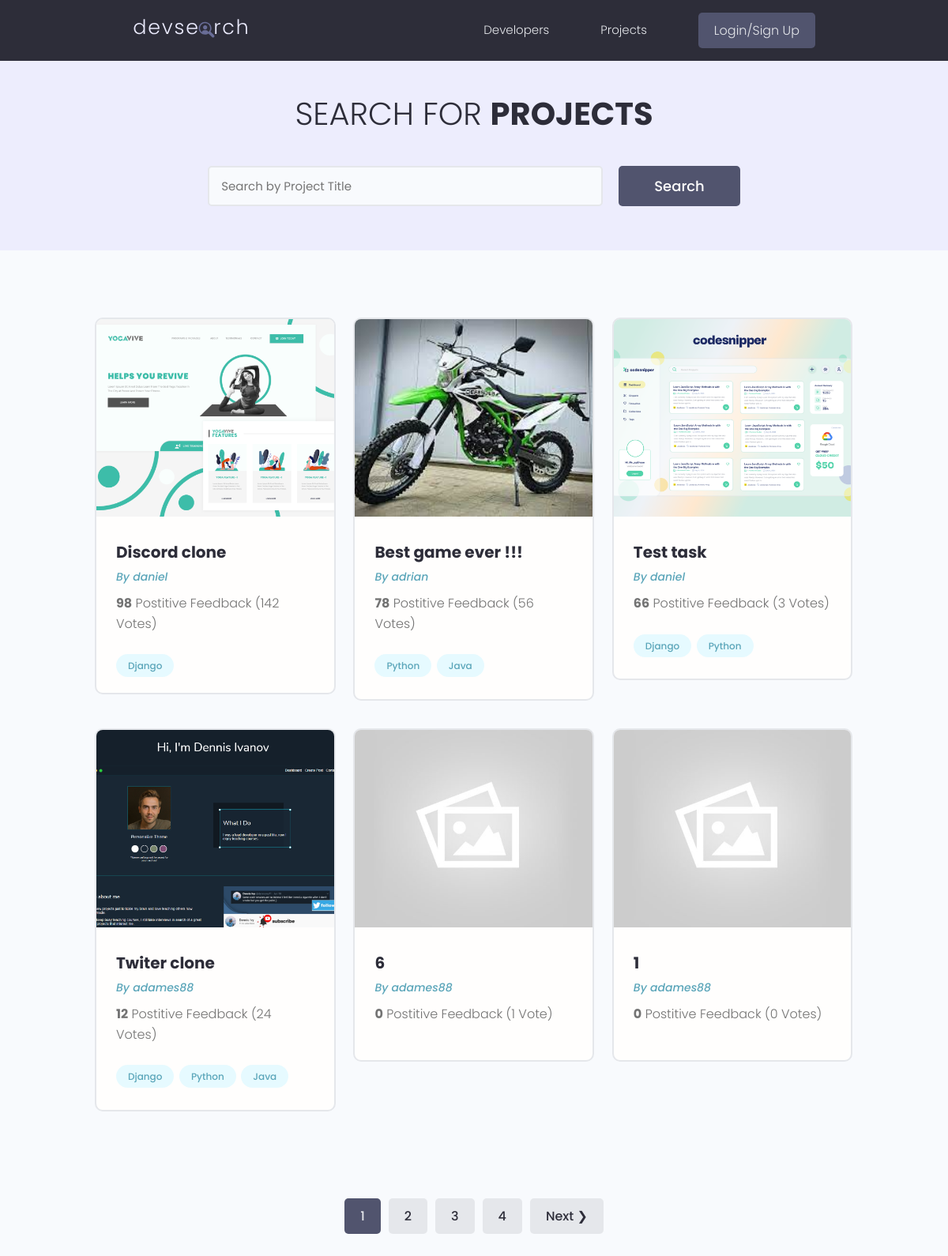
The page /projects/ on the database as committed earlier.
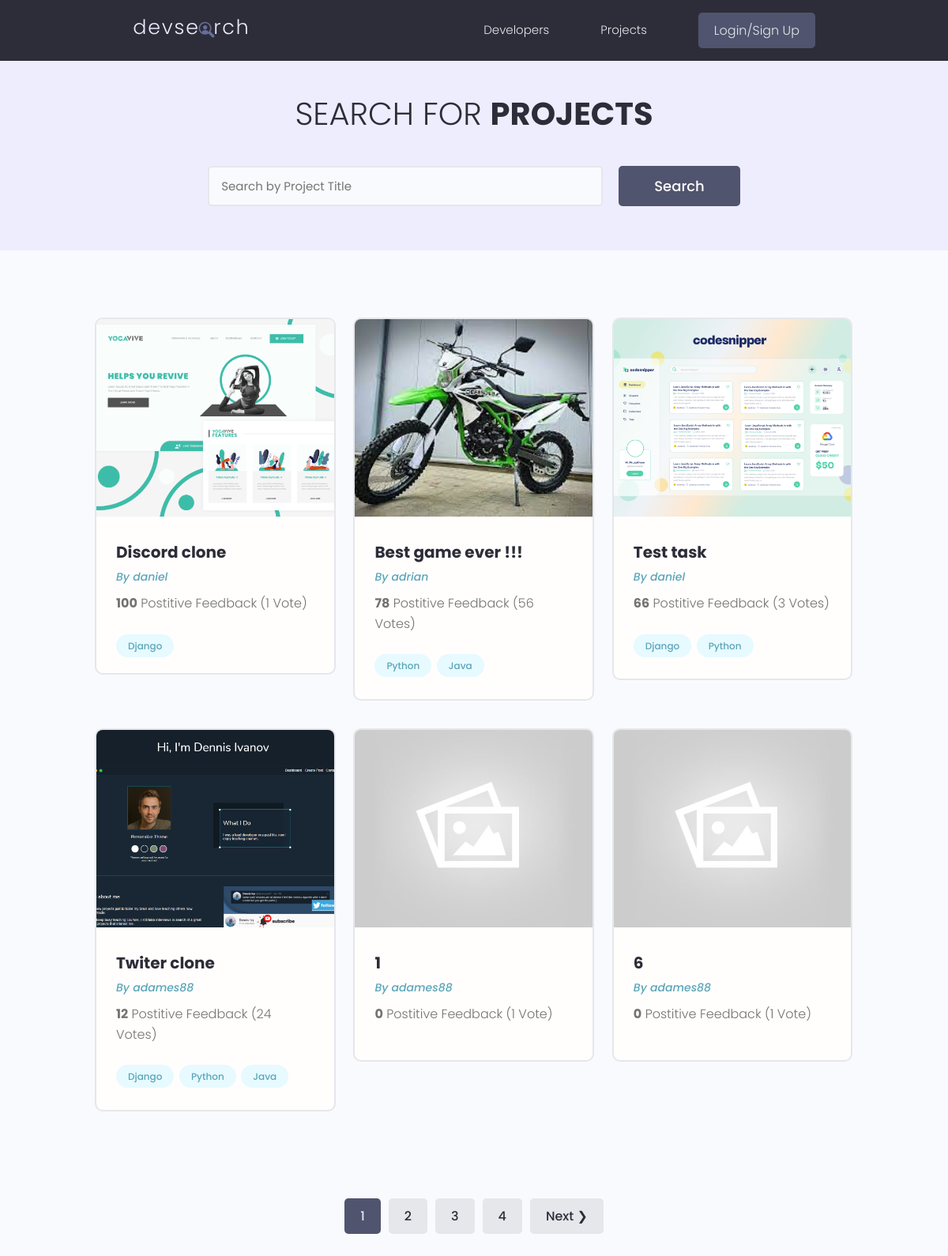
The same page on the database as committed later.
### projects/models.py (models this page shows, shortened)
class Project(models.Model):
    id = models.UUIDField(default=uuid.uuid4, unique=True,
    primary_key=True, editable=False)
    owner = models.ForeignKey(Profile, on_delete=models.SET_NULL,null=True,blank=True)
    title = models.CharField(max_length=200)
    description = models.TextField(null=True, blank=True)
    featured_image = models.ImageField(null=True,blank=True, default="default.jpg")
    demo_link = models.CharField(max_length=2000,null=True,blank=True)
    source_link = models.CharField(max_length=2000,null=True,blank=True)
    tags = models.ManyToManyField("Tag",blank=True )
    vote_total = models.IntegerField(default=0, null=True,blank=True)
    vote_ratio = models.IntegerField(default=0, null=True,blank=True)
    created = models.DateTimeField(auto_now_add=True)
    updated = models.DateTimeField(auto_now=True)
    class Meta:
        ordering = ["-vote_ratio","-vote_total", "title"]

class Tag (models.Model):
    id = models.UUIDField(default=uuid.uuid4, unique=True,
    primary_key=True, editable=False)
    name = models.CharField(max_length=200)
    created = models.DateTimeField(auto_now_add=True)
    def __str__(self):
        return self.name

### users/models.py (models this page shows)
class Profile(models.Model):
    id = models.UUIDField(default=uuid.uuid4, unique=True,
    primary_key=True, editable=False)
    user = models.OneToOneField(User, on_delete=models.CASCADE, null=True,blank=True)
    name = models.CharField(max_length=200, blank=True, null=True)
    username = models.CharField(max_length=200, blank=True, null=True)
    location = models.CharField(max_length=200, blank=True, null=True)
    email = models.EmailField(max_length=300, null= True, blank=True)
    short_info = models.CharField(max_length=200, blank=True, null=True)
    bio = models.TextField(blank=True, null=True)
    profile_image = models.ImageField(blank=True, null=True, upload_to="profiles/", default="profiles/user-default.png")
    social_github = models.CharField(max_length=200, blank=True, null=True)
    social_twitter = models.CharField(max_length=200, blank=True, null=True)
    social_linkedin = models.CharField(max_length=200, blank=True, null=True)
    social_youtube = models.CharField(max_length=200, blank=True, null=True)
    social_website = models.CharField(max_length=200, blank=True, null=True)
    social_stackoverflow = models.CharField(max_length=200, blank=True, null=True)
    created = models.DateTimeField(auto_now_add=True)
    def __str__(self):
        return str(self.username)

### projects/views.py (the view)
# urls.py: path("projects/",include("projects.urls")),
def projects (request):
    search_query = ""
    if request.GET.get("search_query"):
        search_query = request.GET.get("search_query")
    tag = Tag.objects.filter(name__icontains = search_query)
    projects = Project.objects.distinct().filter(
    Q(title__icontains = search_query)|
    Q(description__icontains = search_query) |
    Q(tags__in = tag) |
    Q(owner__name__icontains = search_query)
       )
    page = request.GET.get("page")
    paginator= Paginator(projects, 6)
    try:
        projects = paginator.page(page)
    except PageNotAnInteger:
        page = 1
        projects = paginator.page(page)
    except EmptyPage:
        page = paginator.num_pages
        projects = paginator.page(page)
    left_index = (int(page) - 4)
    if left_index <1:
        left_index = 1
    right_index = (int(page) + 5)
    if right_index > paginator.num_pages:
        right_index = paginator.num_pages+1
    custom_range= range(left_index,right_index)
    context = {"projects":projects, "search_query":search_query, "paginator":paginator, "custom_range":custom_range}
    return render(request, "projects/projects.html", context)

### projects/templates/projects/projects.html (shortened to what this page needs)
{% extends 'main.html' %}
{% block content %}
<main class="projects">
    <section class="hero-section text-center">
        <div class="container container--narrow">
            <div class="hero-section__box">
                <h2>Search for <span>Projects</span></h2>
            </div>
            <div class="hero-section__search">
                <form id="search_form" class="form" action="{% url 'projects' %}" method="get">
                    <div class="form__field">
                        <input class="input input--text" id="formInput#search" type="text" name="search_query"
                           value="{{ search_query }}" placeholder="Search by Project Title" />
                    </div>
                    <input class="btn btn--sub btn--lg" type="submit" value="Search" />
                </form>
            </div>
        </div>
    </section>
    <section class="projectsList">
        <div class="container">
            <div class="grid grid--three">
                {% for project in projects %}
                <div class="column">
                    <div class="card project">
                        <a href="{% url 'project' project.id %}" class="project">
                            <img class="project__thumbnail" src="{{ project.featured_image.url }}" alt="project thumbnail" />
                            <div class="card__body">
                                <h3 class="project__title">{{ project.title }}</h3>
                                <p><a class="project__author" href="{% url 'profile' project.owner.id %}">By {{ project.owner}}</a></p>
                                <p class="project--rating">
                                    <span style="font-weight: bold;">{{ project.vote_ratio }}</span> Postitive
                                    Feedback ({{ project.vote_total }} Vote{{ project.vote_total|pluralize:"s" }})
                                </p>
                                <div class="project__tags">
                                    {% for tag in project.tags.all %}
                                    <span class="tag tag--pill tag--main">
                                        <small>{{tag}}</small>
                                    </span>
                                    {% endfor %}
                                </div>
                            </div>
                        </a>
                    </div>
                </div>
                {% endfor %}
            </div>
        </div>
    </section>
    {% include 'pagination.html' with queryset=projects custom_range=custom_range %}
</main>
{% endblock content %}

Rows that differ between the two databases and show on the page:
changed Project "Discord clone": vote_ratio "98" → "100"; vote_total "142" → "1"
changed Project (number 5 of 6 on the later page): vote_total "0" → "1"; moves up the list
